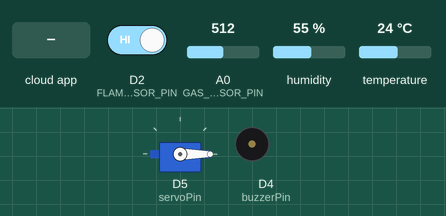
This sketch was run on a simulated ESP8266 (NodeMCU). Parts: servo, buzzer (waves = sounding, pin HIGH). Inputs (shaded band) come from the test bench; at power-on: temperature 24 °C, D2 (FLAME_SENSOR_PIN) HIGH, A0 (GAS_SENSOR_PIN) = 512, humidity 55 %. WiFi joins after 1.5 s; servers stay silent unless stated; the local clock reads 2024-03-15 10:24:30 at power-on unless the sketch sets it; the Firebase database answers and starts empty; what the sketch prints to the serial monitor is not drawn.

Above: at 2.7 s.
2.8 s: temperature set to 38 °C
6.8 s: temperature set to 41 °C
At 10.5 s:
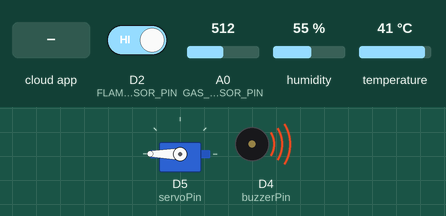
10.9 s: the phone or cloud app sets buzzer to 0
At 12.7 s:
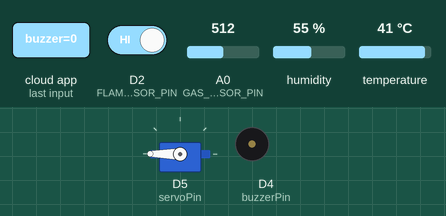
13.0 s: the phone or cloud app sets buzzer to 1
At 13.8 s:
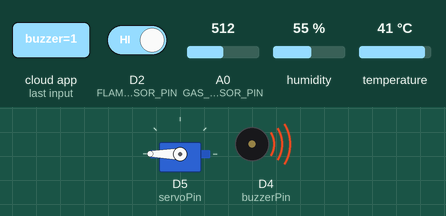
14.9 s: the phone or cloud app sets door to 0
At 16.7 s:
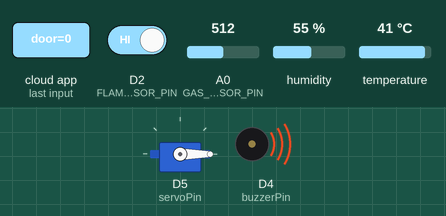
17.0 s: the phone or cloud app sets door to 1
At 18.3 s:
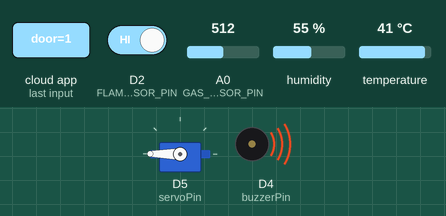
Timing chart, 0 to 19.9 s (numbered marks = the images above; inputs shaded):
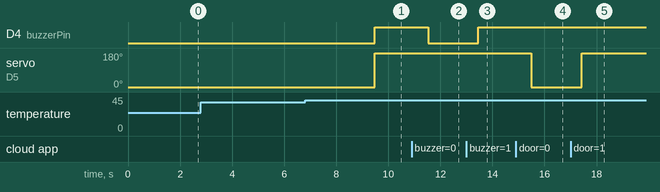

The sketch:

firealarm.ino
```cpp
#include <Arduino.h>
#if defined(ESP32)
  #include <WiFi.h>
#elif defined(ESP8266)
  #include <ESP8266WiFi.h>
#endif
#include <Firebase_ESP_Client.h>
#include "DHT.h"
#include <time.h>
#include <Servo.h>

#include "addons/TokenHelper.h"
#include "addons/RTDBHelper.h"

#define WIFI_SSID "ThanhHau"
#define WIFI_PASSWORD "0833228824"
#define API_KEY "AIzaSyCGIu6ZWulShGtfJEY6-ae7_sOKd8Bh3pE"
#define DATABASE_URL "https://firealarm-iot-3cc88-default-rtdb.asia-southeast1.firebasedatabase.app/"


FirebaseData fbdo;
FirebaseAuth auth;
FirebaseConfig config;

unsigned long sendDataPrevMillis = 0;
bool signupOK = false;

#define DHTPIN D3
#define DHTTYPE DHT11
DHT dht(DHTPIN, DHTTYPE);

#define GAS_SENSOR_PIN A0
#define FLAME_SENSOR_PIN D2
const int gasThreshold = 1000;

const int buzzerPin = D4;
const int servoPin = D5;
Servo myServo;

// State tracking
bool previousAbnormal = false;
String abnormalStartTime = "";  // Thời gian bắt đầu
String abnormalEndTime = "";    // Thời gian kết thúc
bool flameDetectedCause = false;
float maxTemperatureCause = 0.0;
int maxGasValueCause = 0;

void setup() {
  Serial.begin(115200);
  pinMode(FLAME_SENSOR_PIN, INPUT);
  pinMode(buzzerPin, OUTPUT);
  myServo.attach(servoPin);
  myServo.write(0);

  WiFi.begin(WIFI_SSID, WIFI_PASSWORD);
  Serial.print("Connecting to Wi-Fi");
  while (WiFi.status() != WL_CONNECTED) {
    Serial.print(".");
    delay(300);
  }
  Serial.println();
  Serial.print("Connected with IP: ");
  Serial.println(WiFi.localIP());
  Serial.println();

  config.api_key = API_KEY;
  config.database_url = DATABASE_URL;

  if (Firebase.signUp(&config, &auth, "", "")) {
    Serial.println("Sign up successful");
    signupOK = true;
  } else {
    Serial.printf("%s\n", config.signer.signupError.message.c_str());
  }

  config.token_status_callback = tokenStatusCallback;

  Firebase.begin(&config, &auth);
  Firebase.reconnectWiFi(true);

  dht.begin();
  configTime(7 * 3600, 0, "pool.ntp.org", "time.nist.gov");
  while (time(nullptr) < 1000000000) {
    delay(100);
  }

  Serial.print("Setup successful !!! ");
}

String getFormattedTime() {
  time_t now = time(nullptr);
  struct tm* p_tm = localtime(&now);
  char timeStr[20];
  strftime(timeStr, sizeof(timeStr), "%Y-%m-%d %H:%M:%S", p_tm);
  return String(timeStr);
}

time_t strtotime(String timeStr) {
  struct tm t;
  sscanf(timeStr.c_str(), "%d-%d-%d %d:%d:%d", &t.tm_year, &t.tm_mon, &t.tm_mday, &t.tm_hour, &t.tm_min, &t.tm_sec);
  t.tm_year -= 1900;
  t.tm_mon -= 1;
  return mktime(&t);
}

void logAbnormalEvent(String startTime, String endTime) {
  String path = "/abnormalEvents/" + startTime;
  FirebaseJson json;

  json.set("startTime", startTime);
  json.set("endTime", endTime);
  json.set("duration", (endTime != "" && startTime != "") ? (strtotime(endTime) - strtotime(startTime)) : 0);
  json.set("gasValue", maxGasValueCause);
  json.set("flameDetected", flameDetectedCause);
  json.set("temperature", maxTemperatureCause);

  if (Firebase.RTDB.setJSON(&fbdo, path.c_str(), &json)) {
    Serial.println("Abnormal event logged.");
  } else {
    Serial.println("Failed to log abnormal event.");
    Serial.println("Reason: " + fbdo.errorReason());
  }
}

void activateEmergencyMode() {
  myServo.write(180);
  digitalWrite(buzzerPin, HIGH);
}

void deactivateEmergencyMode() {
  myServo.write(0);
  digitalWrite(buzzerPin, LOW);
}

void updateFirebaseState() {
  Firebase.RTDB.setBool(&fbdo, "state/buzzer", digitalRead(buzzerPin));
  Firebase.RTDB.setBool(&fbdo, "state/door", myServo.read() == 180);
}

void updateDeviceStates() {
  if (Firebase.RTDB.getBool(&fbdo, "state/buzzer")) {
    bool buzzerState = fbdo.boolData();
    digitalWrite(buzzerPin, buzzerState ? HIGH : LOW);
  }
  if (Firebase.RTDB.getBool(&fbdo, "state/door")) {
    bool doorState = fbdo.boolData();
    myServo.write(doorState ? 180 : 0); // 180 độ mở cửa, 0 độ đóng cửa
  }
}

void loop() {
  if (Firebase.ready() && signupOK) {
    updateDeviceStates();
    float temperature = dht.readTemperature();
    float humidity = dht.readHumidity();
    int gasValue = analogRead(GAS_SENSOR_PIN);
    bool flameDetected = digitalRead(FLAME_SENSOR_PIN) == LOW;

    bool isAbnormal = (temperature >= 40.0 || gasValue > gasThreshold || flameDetected);

    if (isAbnormal && !previousAbnormal) {
      Serial.println("Abnormal condition detected!");
      abnormalStartTime = getFormattedTime();
      flameDetectedCause = flameDetected;
      maxTemperatureCause = temperature;
      maxGasValueCause = gasValue;
      activateEmergencyMode();
      updateFirebaseState();
    }
    else if (!isAbnormal && previousAbnormal) {
      Serial.println("Environment returned to normal.");
      abnormalEndTime = getFormattedTime();
      logAbnormalEvent(abnormalStartTime, abnormalEndTime);
      deactivateEmergencyMode();
      updateFirebaseState();
      flameDetectedCause = false;
      maxTemperatureCause = 0.0;
      maxGasValueCause = 0;
      abnormalStartTime = "";
      abnormalEndTime = "";
    }

    Firebase.RTDB.setFloat(&fbdo, "sensors/temperature", temperature);
    Firebase.RTDB.setFloat(&fbdo, "sensors/humidity", humidity);
    Firebase.RTDB.setInt(&fbdo, "sensors/gas", gasValue);
    Firebase.RTDB.setBool(&fbdo, "sensors/flame", flameDetected);

    previousAbnormal = isAbnormal;
    delay(1000);
  }
}
```

Measured:
- the behaviour switches between 39 and 40 °C on temperature (found by bisection; images 0 and 1)
- after the input at 2.8 s, every drawn part: stays the same
- after the input at 6.8 s, D4 (buzzerPin): LOW → HIGH after 2.7 s; servo on D5 (servoPin): 0° → 180° after 2.7 s
- after the input at 10.9 s, D4 (buzzerPin): HIGH → LOW after 0.63 s
- after the input at 13.0 s, D4 (buzzerPin): LOW → HIGH after 0.45 s
- after the input at 14.9 s, servo on D5 (servoPin): 180° → 0° after 0.60 s
- after the input at 17.0 s, servo on D5 (servoPin): 0° → 180° after 0.42 s
